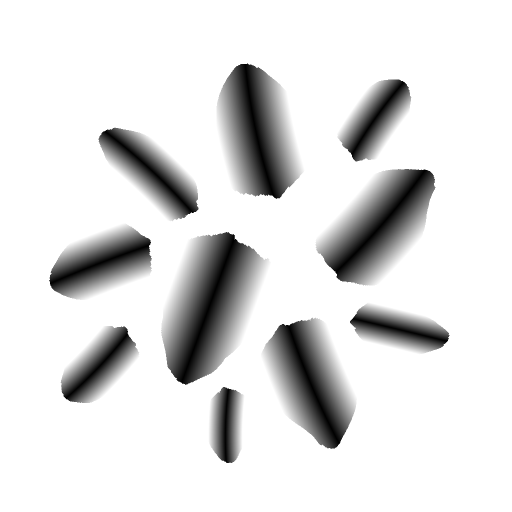
#> input picture Nevrian Glow/Assets/Art/Environment/tree_bg/Substance~/leaf_common_across.png, 1024 x 1024 px (shown at 1/2 size)
$ python leaf_space.py leaf_common_across.png leaf_common_along.png leaf_common_along.png
#> lines starting #> are read from the running program, lines starting #| are printed output that depends on the picture; after the words box and inside, x2 and y2 are one past the last pixel; in counts of white or black regions, pixels touching at a corner belong together
# Leaf-space helper maps for leaf_veins.sbs (Substance Designer). Per leaf (alpha region) of a leaf-card texture:
#   *_along.png  16-bit  0 at the leaf base -> 1 at the tip along the leaf's long axis (0 outside leaves)
#   *_across.png 16-bit  distance from the (slightly bowed) midrib / leaf half width, 0 on the midrib -> 1 at the edge (1 outside)
#   *_alpha.png  8-bit   the card alpha (for the edge fade)
# common: 11 separate leaves, tip points away from the rosette centre. twisted: merged blobs, split at distance-field peaks.
# usage: python leaf_space.py <leaf texture.png> <out prefix> common|twisted
import sys, numpy as np
from PIL import Image
from scipy import ndimage as nd
src, pre, mode = sys.argv[1], sys.argv[2], sys.argv[3]
rng = np.random.default_rng(1029)
a = np.asarray(Image.open(src).convert('RGBA'))[..., 3].astype(np.float32) / 255
#> a: shape (1024, 1024) float32; every value is 1
H, W = a.shape
#> H = 1024; W = 1024
solid = a > 0.35
#> solid: shape (1024, 1024) bool; every value is 1
if mode == 'twisted':
    dist = nd.distance_transform_edt(solid)
    peaks = (dist == nd.maximum_filter(dist, size=61)) & (dist > 22)
    markers, n = nd.label(nd.binary_dilation(peaks, iterations=10))
    comp, nc = nd.label(solid)
    lab = np.zeros(solid.shape, np.int32)
    for ci in range(1, nc + 1):          # each pixel joins the nearest leaf centre inside its own blob
        cm = comp == ci
        mk = np.where(cm, markers, 0)
        if mk.max() == 0: continue
        _, (iy, ix) = nd.distance_transform_edt(mk == 0, return_indices=True)
        lab[cm] = mk[iy, ix][cm]
else:
    lab, n = nd.label(nd.binary_closing(solid, iterations=2))
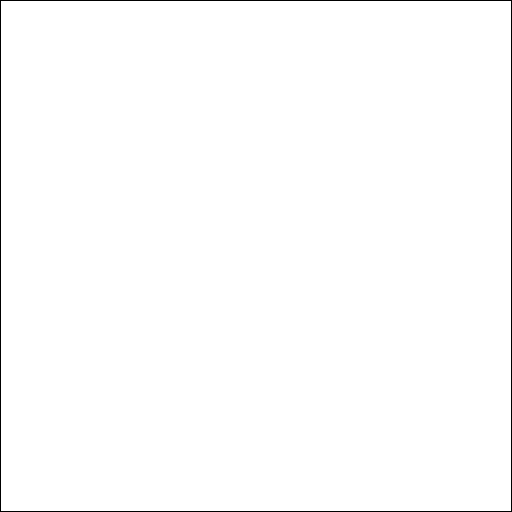
#> lab: shape (1024, 1024) int32 (shown at 1/2 size); values 0 (black) and 1 (white), 99.2% white; 1 black region, box (x1, y1, x2, y2) and area: (0, 0, 1024, 1024) 8176
#> n = 1
centre = np.array(nd.center_of_mass(solid))
#> centre = [511.5, 511.5]
along = np.zeros((H, W), np.float32); across = np.ones((H, W), np.float32)
grow = nd.binary_dilation(solid, iterations=3)      # cover the soft alpha fringe too
for k in range(1, lab.max() + 1):
    m = lab == k
    if m.sum() < 600: continue
    ys, xs = np.nonzero(m)
    c = np.array([ys.mean(), xs.mean()])
    w, v = np.linalg.eigh(np.cov(np.stack([ys - c[0], xs - c[1]])))
    ax = v[:, 1]
    if mode == 'common':
        if np.dot(ax, c - centre) < 0: ax = -ax
    elif rng.random() < 0.5: ax = -ax
    proj = (ys - c[0]) * ax[0] + (xs - c[1]) * ax[1]
    side = (ys - c[0]) * -ax[1] + (xs - c[1]) * ax[0]
    L0, L1 = np.percentile(proj, 1), np.percentile(proj, 99)
    halfW = np.percentile(np.abs(side), 95)
    bow = rng.uniform(-0.12, 0.12)
    mm = nd.binary_dilation(m, iterations=3) & grow
    yy, xx = np.nonzero(mm)
    t = ((yy - c[0]) * ax[0] + (xx - c[1]) * ax[1] - L0) / (L1 - L0)
    s = ((yy - c[0]) * -ax[1] + (xx - c[1]) * ax[0]) / halfW - bow * 4 * t * (1 - t)
    keep = across[yy, xx] > np.abs(s)                 # overlapping fringes: nearest midrib wins
    along[yy[keep], xx[keep]] = np.clip(t[keep], 0, 1)
    across[yy[keep], xx[keep]] = np.clip(np.abs(s[keep]), 0, 1)
#> this loop made 1 pass
#> (c, w, v, L0, L1, halfW) on pass 1: ([511.5, 511.5], [86700, 86700], [[1, 0], [0, 1]], -499.5, 499.5, 484.5)
#> pass 1, `mm = nd.binary_dilation(m, iterations=3) & grow`:
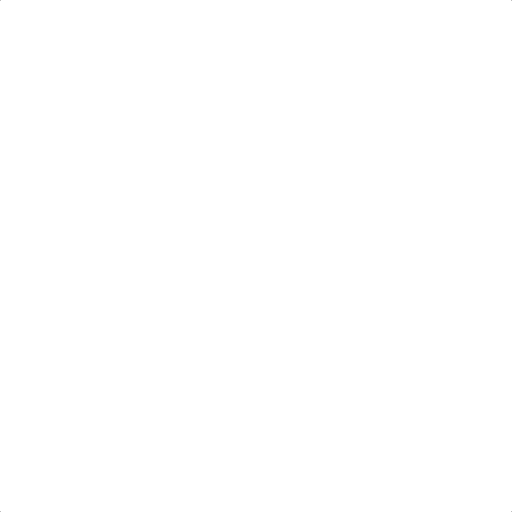
#> mm: shape (1024, 1024) bool (shown at 1/2 size); 100% white; black in thin lines or dots
#> after the loop:
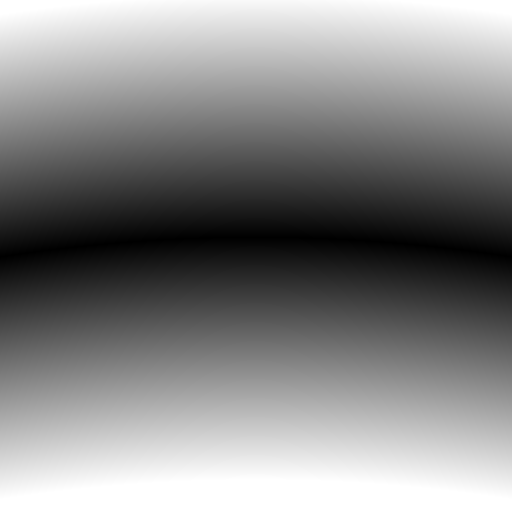
#> across: shape (1024, 1024) float32 (shown at 1/2 size); min 1.03e-06, max 1, mean 0.527
#> after the loop:
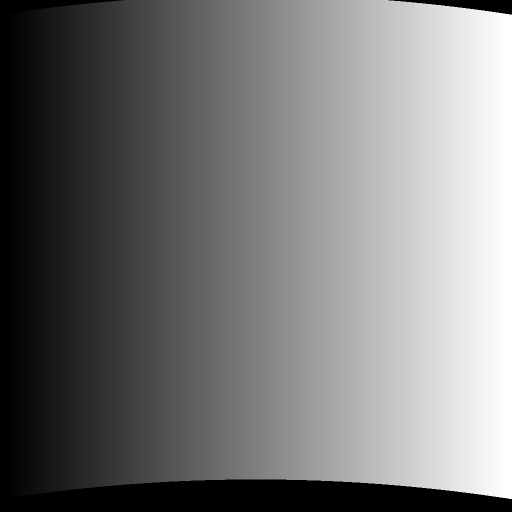
#> along: shape (1024, 1024) float32 (shown at 1/2 size); min 0, max 1, mean 0.471
def save16(img, path):
#> called with path = 'leaf_common_along.png_along.png'
    Image.fromarray((np.clip(img, 0, 1) * 65535 + 0.5).astype(np.uint16)).save(path)
save16(along, pre + '_along.png'); save16(across, pre + '_across.png')
Image.fromarray((a * 255 + 0.5).astype(np.uint8)).save(pre + '_alpha.png')
print('leaves', lab.max())
#| leaves 1
